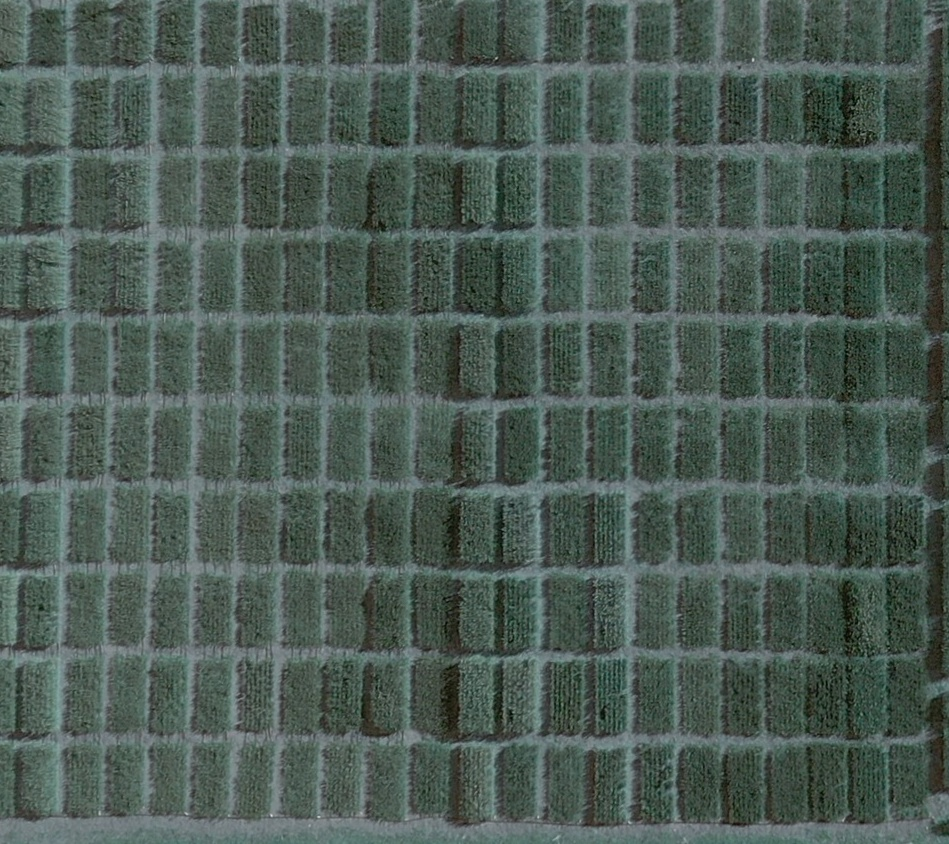
#> input picture Hough/RGB_2.jpg, 949 x 844 px, found by its file name
$ python prueba_bra.py
#> lines starting #> are read from the running program, lines starting #| are printed output that depends on the picture; after the words box and inside, x2 and y2 are one past the last pixel; in counts of white or black regions, pixels touching at a corner belong together
#!/usr/bin/env python3
# -*- coding: utf-8 -*-
"""
Created on Fri Oct 18 15:56:55 2019

@author: nicolascuedo
"""

#!/usr/bin/env python3
# -*- coding: utf-8 -*-
"""
Created on Thu Oct 17 16:30:00 2019

@author: nicolascuedo
"""

import cv2
import numpy as np
import matplotlib.pyplot as plt
path="/home/nicolascuedo/Escritorio/TAMIU_Octubre/SCRIPS/Hough/"
#file= "/campoCortado.jpg"
#file= "/frame4.jpg"
file="/GI_2.jpg"
#file="/santiago.jpg"
file2="/RGB_2.jpg"

img1 = cv2.imread(path+file2,cv2.IMREAD_GRAYSCALE)
#> img1: shape (844, 949); min 0, max 224, mean 85.7

img=cv2.imread(path+file, cv2.IMREAD_GRAYSCALE)
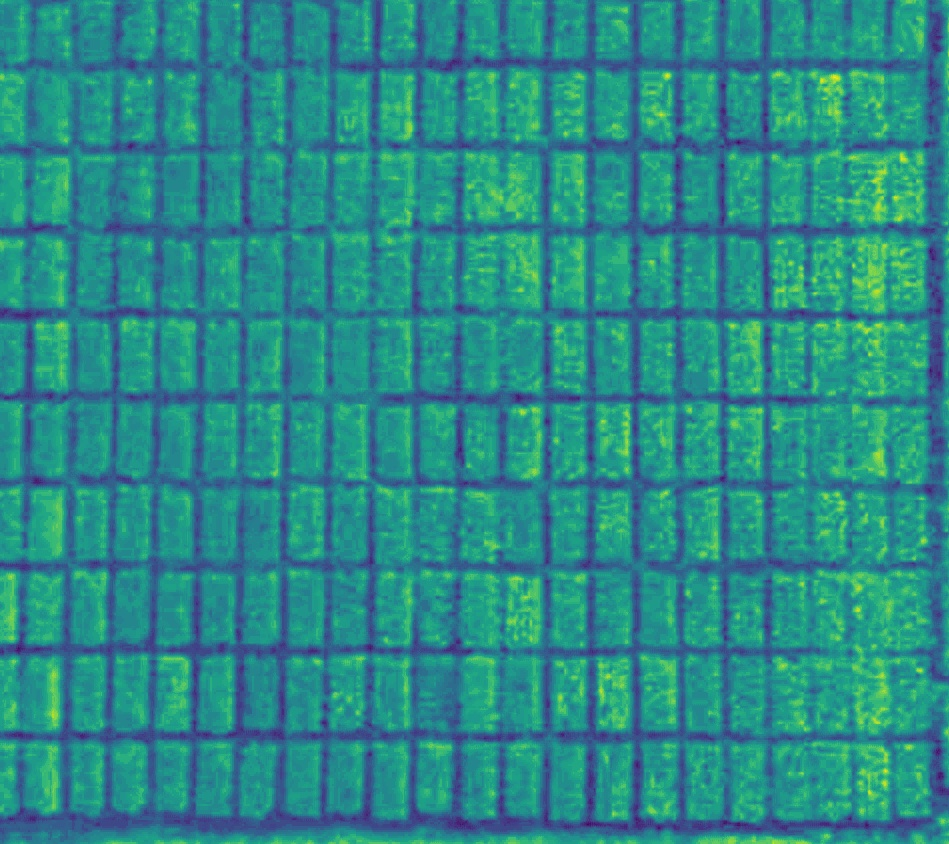
#> input picture Hough/GI_2.jpg, 949 x 844 px, found by its file name
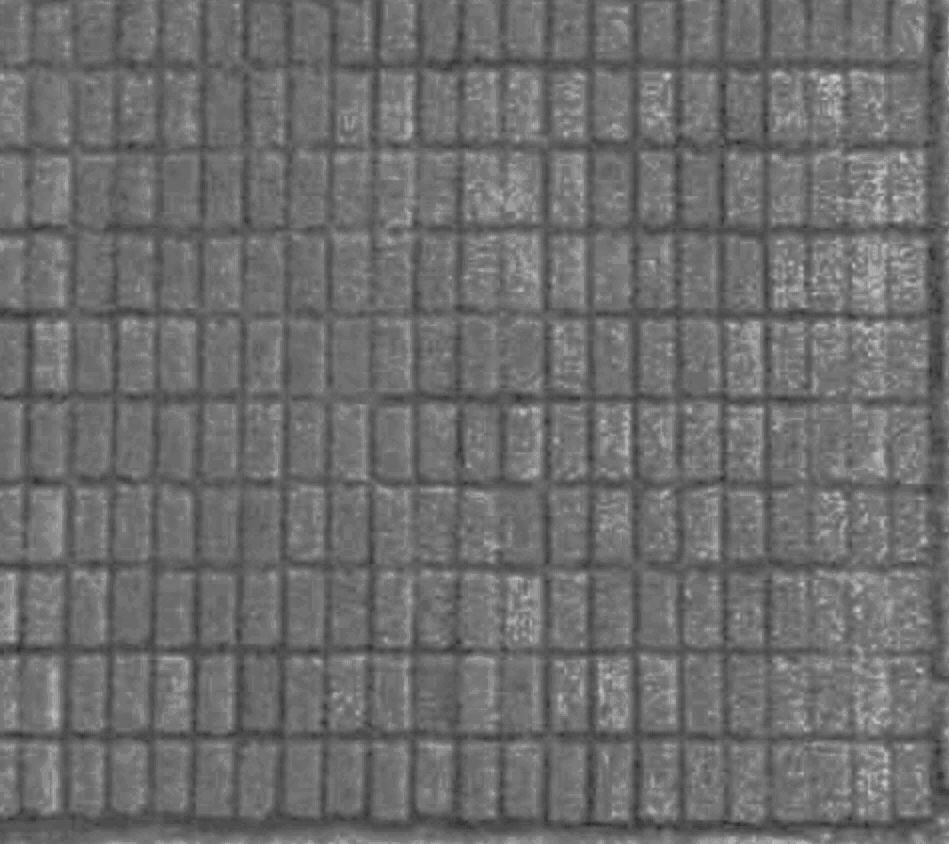
#> img: shape (844, 949); min 30, max 217, mean 109.4
plt.figure()
plt.imshow(img)


ret, thresh = cv2.threshold(img1,100,255,0) # 90 es el que va
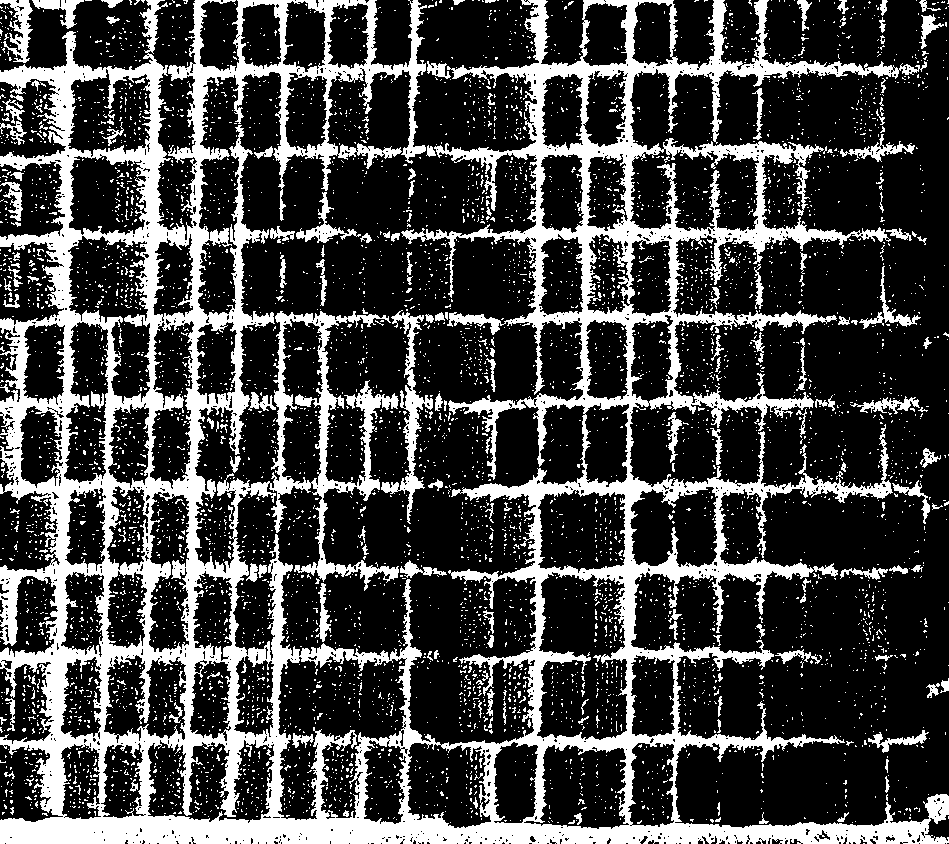
#> thresh: shape (844, 949); 26.3% white; 5871 white regions (5688 under 20 px), largest, box (x1, y1, x2, y2) and area: (0, 0, 949, 844) 174062, (381, 310, 433, 524) 2230, (0, 0, 33, 63) 894
#thresh= np.uint8(255*(thresh-thresh.min()) / (thresh.max()-thresh.min()))


kernel=np.ones(3)
thresh=cv2.morphologyEx(thresh,cv2.MORPH_OPEN,kernel)
#> thresh: shape (844, 949); 23.3% white; 1797 white regions (1527 under 20 px), largest, box (x1, y1, x2, y2) and area: (0, 0, 949, 844) 133964, (305, 0, 426, 191) 4467, (701, 141, 851, 285) 3956
thresh=cv2.GaussianBlur(thresh,(5,5),cv2.BORDER_DEFAULT)
thresh=cv2.morphologyEx(thresh,cv2.MORPH_DILATE,kernel)
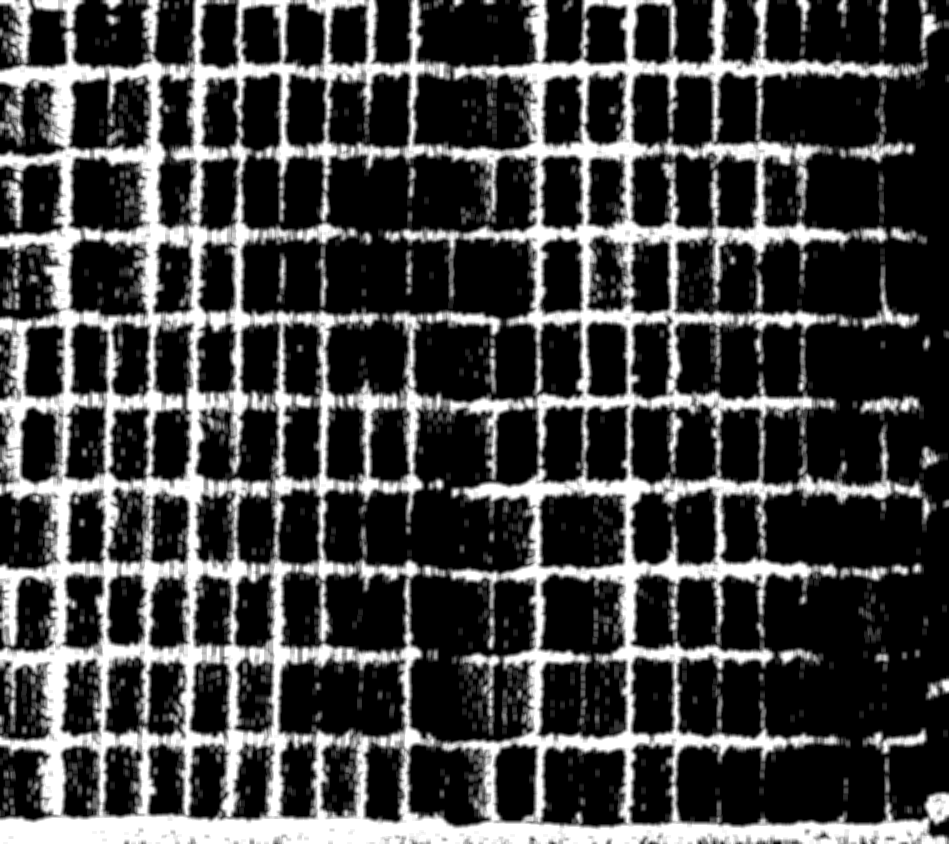
#> thresh: shape (844, 949); min 0, max 255, mean 66.7

#thresh=cv2.
plt.figure('Campo de cultivo')
plt.imshow(thresh,'gray')

img=thresh
#img = abs(thresh-255)
# %%
img1 = cv2.imread(path+file2)
#> img1 is the input picture: shape (844, 949, 3); mean B, G, R 84, 91.1, 75.7


#gray = cv2.cvtColor(img,cv2.COLOR_BGR2GRAY)
#edges = cv2.Canny(gray,50,150,apertureSize = 3)


# Find lines of field and Draw it in red color
lines = cv2.HoughLines(img,0.8,np.pi/180,500)
#> lines = 607 rows, first 8: [835.2, 1.57], [839.2, 1.57], [833.6, 1.57], [843.2, 1.57], [824.8, 1.57], [827.2, 1.57], [67.2, 1.57], [71.2, 1.57]
if lines is not None:
	plt.figure()
	for line in lines:
		for rho,theta in line:
			if (0<=theta<=0.01 or (np.pi/2)-0.01<=theta<=(np.pi/2)+0.01):
			    a = np.cos(theta)
			    b = np.sin(theta)
			    x0 = a*rho
			    y0 = b*rho
			    x1 = int(x0 + 1000*(-b))
			    y1 = int(y0 + 1000*(a))
			    x2 = int(x0 - 1000*(-b))
			    y2 = int(y0 - 1000*(a))

			    cv2.line(img1,(x1,y1),(x2,y2),(0,0,255),2)
			    plt.scatter(rho,theta)
#> this loop made 607 passes
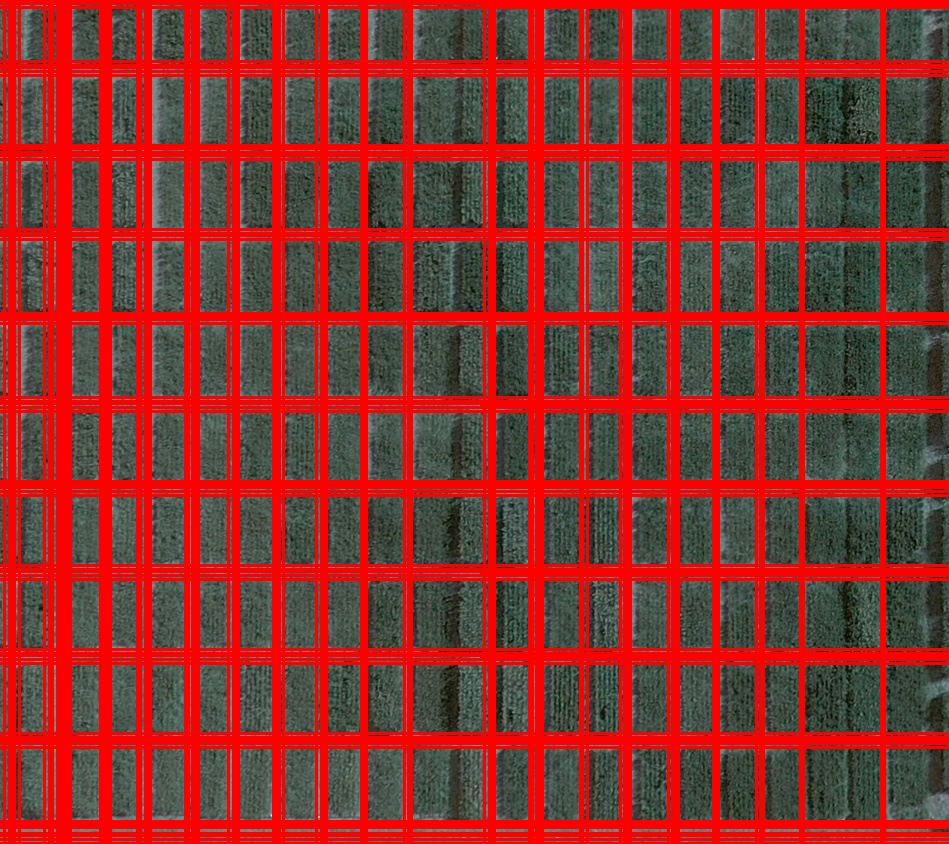
#> img1: shape (844, 949, 3); mean B, G, R 46.5, 51.9, 137.1

cv2.imwrite('testRGB.jpg',img1)

plt.figure()
plt.imshow(img1[:,:,::-1])

# %% Prueba Bra
rho_old=0
tol=10
lines = cv2.HoughLines(img,1,np.pi/180,400)
if lines is not None:
	plt.figure()
	for line in lines:
		for rho,theta in line:
			if (0<=theta<=0.01 and (rho-rho_old)>tol): #or (np.pi/2)-0.01<=theta<=(np.pi/2)+0.01
			    a = np.cos(theta)
			    b = np.sin(theta)
			    x0 = a*rho
			    y0 = b*rho
			    x1 = int(x0 + 1000*(-b))
			    y1 = int(y0 + 1000*(a))
			    x2 = int(x0 - 1000*(-b))
			    y2 = int(y0 - 1000*(a))

			    cv2.line(img1,(x1,y1),(x2,y2),(0,0,255),2)
			    plt.scatter(rho,theta)
			    rho_old=rho
#> this loop made 9004 passes
#> line on passes 1 to 3: [[837, 1.55]], [[835, 1.57]], [[819, 1.59]]
#> after the loop, a = 1; b = 0; rho_old = 884; x0 = 884; x1 = 884; x2 = 884; y0 = 0; y1 = 1000; y2 = -1000

plt.figure()
plt.imshow(img1[:,:,::-1])
#plt.figure()
#plt.scatter(lines[:,0,0],lines[:,0,1])
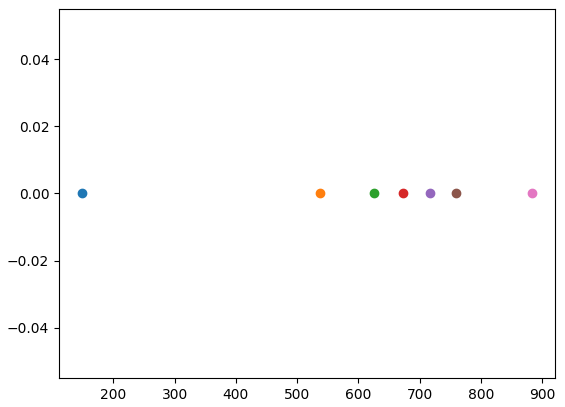
#> figure drawn by matplotlib, 1 panel
